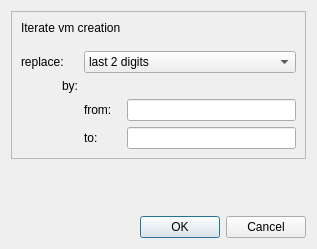
<?xml version="1.0" encoding="UTF-8"?>
<ui version="4.0">
 <class>iterate_Dialog</class>
 <widget class="QDialog" name="iterate_Dialog">
  <property name="geometry">
   <rect>
    <x>0</x>
    <y>0</y>
    <width>317</width>
    <height>249</height>
   </rect>
  </property>
  <property name="windowTitle">
   <string>Docker Iteration</string>
  </property>
  <layout class="QVBoxLayout" name="verticalLayout">
   <item>
    <widget class="QFrame" name="frame_dialog_virt_disk_wizard">
     <property name="frameShape">
      <enum>QFrame::StyledPanel</enum>
     </property>
     <property name="frameShadow">
      <enum>QFrame::Raised</enum>
     </property>
     <property name="paintme01" stdset="0">
      <bool>true</bool>
     </property>
     <layout class="QGridLayout" name="gridLayout">
      <item row="5" column="1">
       <widget class="QLabel" name="label_5">
        <property name="sizePolicy">
         <sizepolicy hsizetype="Fixed" vsizetype="Fixed">
          <horstretch>0</horstretch>
          <verstretch>0</verstretch>
         </sizepolicy>
        </property>
        <property name="text">
         <string>from:</string>
        </property>
       </widget>
      </item>
      <item row="2" column="0">
       <widget class="QLabel" name="label_4">
        <property name="sizePolicy">
         <sizepolicy hsizetype="Fixed" vsizetype="Fixed">
          <horstretch>0</horstretch>
          <verstretch>0</verstretch>
         </sizepolicy>
        </property>
        <property name="text">
         <string>replace:</string>
        </property>
       </widget>
      </item>
      <item row="6" column="1">
       <widget class="QLabel" name="label_6">
        <property name="sizePolicy">
         <sizepolicy hsizetype="Fixed" vsizetype="Fixed">
          <horstretch>0</horstretch>
          <verstretch>0</verstretch>
         </sizepolicy>
        </property>
        <property name="text">
         <string>to:</string>
        </property>
       </widget>
      </item>
      <item row="1" column="0">
       <spacer name="verticalSpacer_2">
        <property name="orientation">
         <enum>Qt::Vertical</enum>
        </property>
        <property name="sizeHint" stdset="0">
         <size>
          <width>20</width>
          <height>10</height>
         </size>
        </property>
       </spacer>
      </item>
      <item row="5" column="2">
       <widget class="QLineEdit" name="lineEdit_dialog_docker_iterate_from">
        <property name="enabled">
         <bool>true</bool>
        </property>
        <property name="toolTip">
         <string>2 digit number example: 05 </string>
        </property>
        <property name="clearButtonEnabled">
         <bool>true</bool>
        </property>
       </widget>
      </item>
      <item row="0" column="0" colspan="2">
       <widget class="QLabel" name="label_dialog_docker_iterate">
        <property name="sizePolicy">
         <sizepolicy hsizetype="Fixed" vsizetype="Fixed">
          <horstretch>0</horstretch>
          <verstretch>0</verstretch>
         </sizepolicy>
        </property>
        <property name="text">
         <string>Iterate vm creation</string>
        </property>
       </widget>
      </item>
      <item row="6" column="2">
       <widget class="QLineEdit" name="lineEdit_dialog_docker_iterate_to">
        <property name="enabled">
         <bool>true</bool>
        </property>
        <property name="toolTip">
         <string>2 digit number example: 11 </string>
        </property>
        <property name="clearButtonEnabled">
         <bool>true</bool>
        </property>
       </widget>
      </item>
      <item row="2" column="1" colspan="2">
       <widget class="QComboBox" name="comboBox_docker_iterate">
        <property name="sizePolicy">
         <sizepolicy hsizetype="Expanding" vsizetype="Fixed">
          <horstretch>0</horstretch>
          <verstretch>0</verstretch>
         </sizepolicy>
        </property>
        <property name="toolTip">
         <string>Iteration method aka &quot;how to find what substring to replace&quot;</string>
        </property>
        <item>
         <property name="text">
          <string>last 2 digits</string>
         </property>
        </item>
        <item>
         <property name="text">
          <string>$$ anywhere</string>
         </property>
        </item>
       </widget>
      </item>
      <item row="3" column="0" alignment="Qt::AlignRight">
       <widget class="QLabel" name="label_8">
        <property name="sizePolicy">
         <sizepolicy hsizetype="Fixed" vsizetype="Fixed">
          <horstretch>0</horstretch>
          <verstretch>0</verstretch>
         </sizepolicy>
        </property>
        <property name="text">
         <string>by:</string>
        </property>
       </widget>
      </item>
     </layout>
    </widget>
   </item>
   <item>
    <spacer name="verticalSpacer">
     <property name="orientation">
      <enum>Qt::Vertical</enum>
     </property>
     <property name="sizeHint" stdset="0">
      <size>
       <width>20</width>
       <height>40</height>
      </size>
     </property>
    </spacer>
   </item>
   <item>
    <widget class="QDialogButtonBox" name="buttonBox">
     <property name="orientation">
      <enum>Qt::Horizontal</enum>
     </property>
     <property name="standardButtons">
      <set>QDialogButtonBox::Cancel|QDialogButtonBox::Ok</set>
     </property>
    </widget>
   </item>
  </layout>
 </widget>
 <resources/>
 <connections>
  <connection>
   <sender>buttonBox</sender>
   <signal>accepted()</signal>
   <receiver>iterate_Dialog</receiver>
   <slot>accept()</slot>
   <hints>
    <hint type="sourcelabel">
     <x>248</x>
     <y>254</y>
    </hint>
    <hint type="destinationlabel">
     <x>157</x>
     <y>274</y>
    </hint>
   </hints>
  </connection>
  <connection>
   <sender>buttonBox</sender>
   <signal>rejected()</signal>
   <receiver>iterate_Dialog</receiver>
   <slot>reject()</slot>
   <hints>
    <hint type="sourcelabel">
     <x>316</x>
     <y>260</y>
    </hint>
    <hint type="destinationlabel">
     <x>286</x>
     <y>274</y>
    </hint>
   </hints>
  </connection>
 </connections>
</ui>
